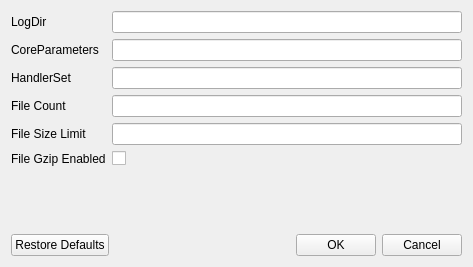
<?xml version="1.0" encoding="UTF-8"?>
<ui version="4.0">
 <class>GeneralConfiguration</class>
 <widget class="QWidget" name="GeneralConfiguration">
  <property name="geometry">
   <rect>
    <x>0</x>
    <y>0</y>
    <width>473</width>
    <height>267</height>
   </rect>
  </property>
  <property name="windowTitle">
   <string>Form</string>
  </property>
  <layout class="QVBoxLayout" name="verticalLayout">
   <item>
    <layout class="QFormLayout" name="formLayout">
     <item row="0" column="0">
      <widget class="QLabel" name="LogDirLbl">
       <property name="frameShape">
        <enum>QFrame::NoFrame</enum>
       </property>
       <property name="frameShadow">
        <enum>QFrame::Plain</enum>
       </property>
       <property name="lineWidth">
        <number>1</number>
       </property>
       <property name="midLineWidth">
        <number>0</number>
       </property>
       <property name="text">
        <string>LogDir</string>
       </property>
      </widget>
     </item>
     <item row="0" column="1">
      <widget class="QLineEdit" name="LogDirVal"/>
     </item>
     <item row="1" column="0">
      <widget class="QLabel" name="CoreParametersLbl">
       <property name="frameShape">
        <enum>QFrame::NoFrame</enum>
       </property>
       <property name="text">
        <string>CoreParameters</string>
       </property>
      </widget>
     </item>
     <item row="1" column="1">
      <widget class="QLineEdit" name="CoreParametersVal"/>
     </item>
     <item row="2" column="0">
      <widget class="QLabel" name="HandlerSetLbl">
       <property name="frameShape">
        <enum>QFrame::NoFrame</enum>
       </property>
       <property name="text">
        <string>HandlerSet</string>
       </property>
      </widget>
     </item>
     <item row="2" column="1">
      <widget class="QLineEdit" name="HandlerSetVal"/>
     </item>
     <item row="3" column="0">
      <widget class="QLabel" name="FileCountLbl">
       <property name="frameShape">
        <enum>QFrame::NoFrame</enum>
       </property>
       <property name="text">
        <string>File Count</string>
       </property>
      </widget>
     </item>
     <item row="3" column="1">
      <widget class="QLineEdit" name="FileCountVal"/>
     </item>
     <item row="4" column="0">
      <widget class="QLabel" name="FileSizeLimitLbl">
       <property name="frameShape">
        <enum>QFrame::NoFrame</enum>
       </property>
       <property name="text">
        <string>File Size Limit</string>
       </property>
      </widget>
     </item>
     <item row="4" column="1">
      <widget class="QLineEdit" name="FileSIzeLimitVal"/>
     </item>
     <item row="5" column="0">
      <widget class="QLabel" name="FileGzipEnabledLbl">
       <property name="frameShape">
        <enum>QFrame::NoFrame</enum>
       </property>
       <property name="text">
        <string>File Gzip Enabled</string>
       </property>
      </widget>
     </item>
     <item row="5" column="1">
      <widget class="QCheckBox" name="FileGzipEnabledCheckbox">
       <property name="text">
        <string/>
       </property>
      </widget>
     </item>
    </layout>
   </item>
   <item>
    <spacer name="verticalSpacer">
     <property name="orientation">
      <enum>Qt::Vertical</enum>
     </property>
     <property name="sizeHint" stdset="0">
      <size>
       <width>20</width>
       <height>40</height>
      </size>
     </property>
    </spacer>
   </item>
   <item>
    <layout class="QHBoxLayout" name="horizontalLayout">
     <item>
      <widget class="QPushButton" name="restoreButton">
       <property name="text">
        <string>Restore Defaults</string>
       </property>
      </widget>
     </item>
     <item>
      <spacer name="horizontalSpacer">
       <property name="orientation">
        <enum>Qt::Horizontal</enum>
       </property>
       <property name="sizeHint" stdset="0">
        <size>
         <width>40</width>
         <height>20</height>
        </size>
       </property>
      </spacer>
     </item>
     <item>
      <widget class="QPushButton" name="okButton">
       <property name="text">
        <string>OK</string>
       </property>
      </widget>
     </item>
     <item>
      <widget class="QPushButton" name="cancelButton">
       <property name="text">
        <string>Cancel</string>
       </property>
      </widget>
     </item>
    </layout>
   </item>
  </layout>
 </widget>
 <resources/>
 <connections/>
</ui>
